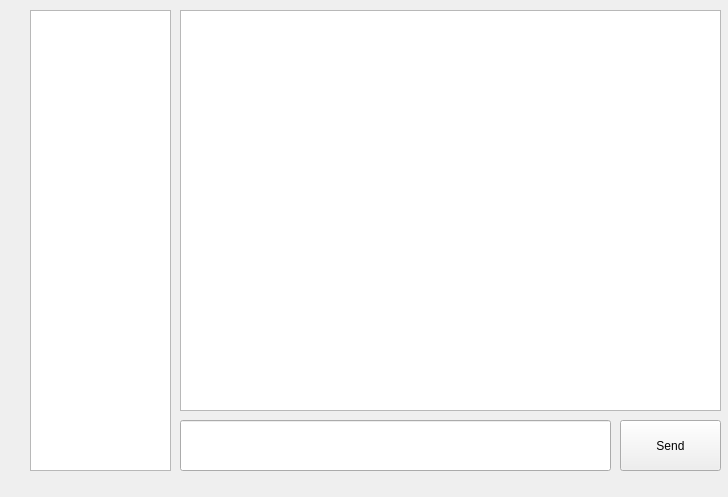
<?xml version="1.0" encoding="UTF-8"?>
<ui version="4.0">
 <class>MainWindow</class>
 <widget class="QWidget" name="MainWindow">
  <property name="geometry">
   <rect>
    <x>0</x>
    <y>0</y>
    <width>728</width>
    <height>497</height>
   </rect>
  </property>
  <property name="windowTitle">
   <string>Form</string>
  </property>
  <widget class="QListWidget" name="list_chats">
   <property name="geometry">
    <rect>
     <x>30</x>
     <y>10</y>
     <width>141</width>
     <height>461</height>
    </rect>
   </property>
  </widget>
  <widget class="QLineEdit" name="lineEdit">
   <property name="geometry">
    <rect>
     <x>180</x>
     <y>420</y>
     <width>431</width>
     <height>51</height>
    </rect>
   </property>
  </widget>
  <widget class="QPushButton" name="button_send">
   <property name="geometry">
    <rect>
     <x>620</x>
     <y>420</y>
     <width>101</width>
     <height>51</height>
    </rect>
   </property>
   <property name="text">
    <string>Send</string>
   </property>
  </widget>
  <widget class="QListWidget" name="list_messages">
   <property name="geometry">
    <rect>
     <x>180</x>
     <y>10</y>
     <width>541</width>
     <height>401</height>
    </rect>
   </property>
  </widget>
 </widget>
 <resources/>
 <connections/>
</ui>
